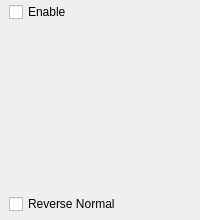
                <widget class="QWidget" name="clipping_plane3_">
                 <attribute name="title">
                  <string>3</string>
                 </attribute>
                 <layout class="QVBoxLayout" name="verticalLayout_11">
                  <property name="spacing">
                   <number>10</number>
                  </property>
                  <property name="leftMargin">
                   <number>9</number>
                  </property>
                  <property name="topMargin">
                   <number>2</number>
                  </property>
                  <property name="rightMargin">
                   <number>9</number>
                  </property>
                  <property name="bottomMargin">
                   <number>6</number>
                  </property>
                  <item>
                   <widget class="QCheckBox" name="enable_cp3_">
                    <property name="text">
                     <string>Enable</string>
                    </property>
                   </widget>
                  </item>
                  <item>
                   <widget class="QWidget" name="cp3_params_widget_" native="true">
                    <property name="minimumSize">
                     <size>
                      <width>0</width>
                      <height>0</height>
                     </size>
                    </property>
                    <layout class="QVBoxLayout" name="verticalLayout_8">
                     <property name="spacing">
                      <number>4</number>
                     </property>
                     <property name="margin">
                      <number>0</number>
                     </property>
                     <item>
                      <widget class="QtUtils::QtSliderDoubleCombo" name="cp3_x_" native="true">
                       <property name="sizePolicy">
                        <sizepolicy hsizetype="Preferred" vsizetype="Fixed">
                         <horstretch>0</horstretch>
                         <verstretch>0</verstretch>
                        </sizepolicy>
                       </property>
                       <property name="minimumSize">
                        <size>
                         <width>0</width>
                         <height>35</height>
                        </size>
                       </property>
                      </widget>
                     </item>
                     <item>
                      <widget class="QtUtils::QtSliderDoubleCombo" name="cp3_y_" native="true">
                       <property name="sizePolicy">
                        <sizepolicy hsizetype="Preferred" vsizetype="Fixed">
                         <horstretch>0</horstretch>
                         <verstretch>0</verstretch>
                        </sizepolicy>
                       </property>
                       <property name="minimumSize">
                        <size>
                         <width>0</width>
                         <height>35</height>
                        </size>
                       </property>
                      </widget>
                     </item>
                     <item>
                      <widget class="QtUtils::QtSliderDoubleCombo" name="cp3_z_" native="true">
                       <property name="sizePolicy">
                        <sizepolicy hsizetype="Preferred" vsizetype="Fixed">
                         <horstretch>0</horstretch>
                         <verstretch>0</verstretch>
                        </sizepolicy>
                       </property>
                       <property name="minimumSize">
                        <size>
                         <width>0</width>
                         <height>35</height>
                        </size>
                       </property>
                      </widget>
                     </item>
                     <item>
                      <widget class="QtUtils::QtSliderDoubleCombo" name="cp3_d_" native="true">
                       <property name="sizePolicy">
                        <sizepolicy hsizetype="Preferred" vsizetype="Fixed">
                         <horstretch>0</horstretch>
                         <verstretch>0</verstretch>
                        </sizepolicy>
                       </property>
                       <property name="minimumSize">
                        <size>
                         <width>0</width>
                         <height>35</height>
                        </size>
                       </property>
                      </widget>
                     </item>
                    </layout>
                   </widget>
                  </item>
                  <item>
                   <widget class="QCheckBox" name="cp3_reverse_norm_">
                    <property name="text">
                     <string>Reverse Normal</string>
                    </property>
                   </widget>
                  </item>
                 </layout>
                </widget>
